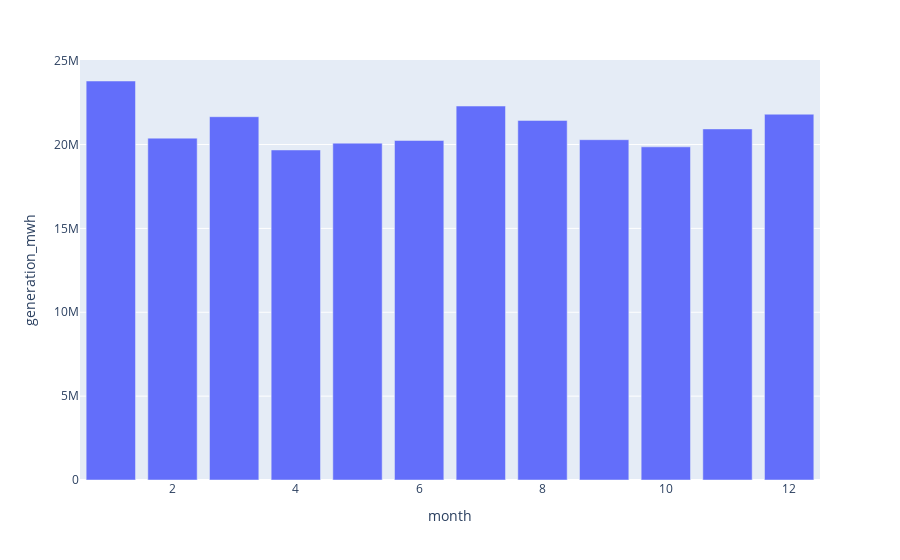

Here is the notebook cell this chart was saved with:
### Markdown cell above
### Data visualization

### Code cell
px.bar(data_frame=dfres, x='month', y='generation_mwh')

### Figure 1 — Plotly figure (JSON) as saved in the notebook; plotly's stock layout.template omitted (floating-point values rounded to 4 significant figures)
{"data": [{"alignmentgroup": "True", "hovertemplate": "month=%{x}<br>generation_mwh=%{y}<extra></extra>", "legendgroup": "", "marker": {"color": "#636efa", "pattern": {"shape": ""}}, "name": "", "offsetgroup": "", "orientation": "v", "showlegend": false, "textposition": "auto", "type": "bar", "x": [1, 2, 3, 4, 5, 6, 7, 8, 9, 10, 11, 12], "xaxis": "x", "y": [23790000.0, 20380000.0, 21660000.0, 19680000.0, 20080000.0, 20240000.0, 22293912, 21440000.0, 20290000.0, 19860000.0, 20930000.0, 21810000.0], "yaxis": "y"}], "layout": {"autosize": true, "barmode": "relative", "legend": {"tracegroupgap": 0}, "margin": {"t": 60}, "xaxis": {"anchor": "y", "autorange": true, "domain": [0, 1], "range": [0.5, 12.5], "title": {"text": "month"}, "type": "linear"}, "yaxis": {"anchor": "x", "autorange": true, "domain": [0, 1], "range": [0, 25040000.0], "title": {"text": "generation_mwh"}, "type": "linear"}}}
